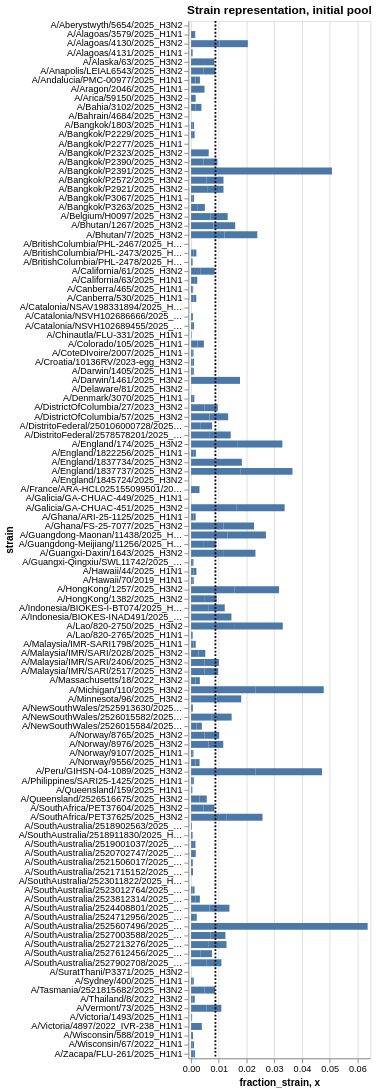

The cell this chart's notebook holds for it:
### Markdown cell above
## Visualize barcode- and strain-level balancing in the current pool

### Code cell
# Plot the current fraction of each strain in the pool
strains_chart = (
    alt.Chart(mean_single_well)
    .encode(
        alt.X(
            "fraction_strain",
            scale=alt.Scale(nice=False, padding=3),
        ),
        alt.Y("strain"),
        
        tooltip = ['strain', 'fraction_strain', 'est_tcid50'],
    )
).mark_bar(height={"band": 0.85}).properties(
        height=alt.Step(10),
        width=250,
        title="",
    ).properties(
        height = alt.Step(10),
        width = 200,
        title = "Strain representation, initial pool")

# add veritcal line where we would expect equal representation of all barcodes in pool
expected_line = alt.Chart(
    pd.DataFrame({'x': [1/num_strains]})
).mark_rule(strokeDash = [2,2], strokeWidth = 2).encode(x = 'x')

# plot both barcode counts and expected line
strains_chart + expected_line

### Figure 1 — Vega-Lite specification as saved in the notebook (floating-point values rounded to 4 significant figures; data arrays with more than 128 entries replaced by an {"elided": "..."} marker saying what was removed)
{"config": {"view": {"continuousWidth": 300, "continuousHeight": 300}}, "layer": [{"data": {"name": "data-5746a708cc5fe0ed7bf9b814ad20c058"}, "mark": {"type": "bar", "height": {"band": 0.85}}, "encoding": {"tooltip": [{"field": "strain", "type": "nominal"}, {"field": "fraction_strain", "type": "quantitative"}, {"field": "est_tcid50", "type": "quantitative"}], "x": {"field": "fraction_strain", "scale": {"nice": false, "padding": 3}, "type": "quantitative"}, "y": {"field": "strain", "type": "nominal"}}, "title": "Strain representation, initial pool"}, {"data": {"name": "data-da3976ceb748b4dd91811ea0c8b25e46"}, "mark": {"type": "rule", "strokeDash": [2, 2], "strokeWidth": 2}, "encoding": {"x": {"field": "x", "type": "quantitative"}}}], "height": {"step": 10}, "width": 200, "$schema": "https://vega.github.io/schema/vega-lite/v6.1.0.json", "datasets": {"data-5746a708cc5fe0ed7bf9b814ad20c058": {"elided": "228 records"}, "data-da3976ceb748b4dd91811ea0c8b25e46": [{"x": 0.008772}]}}
